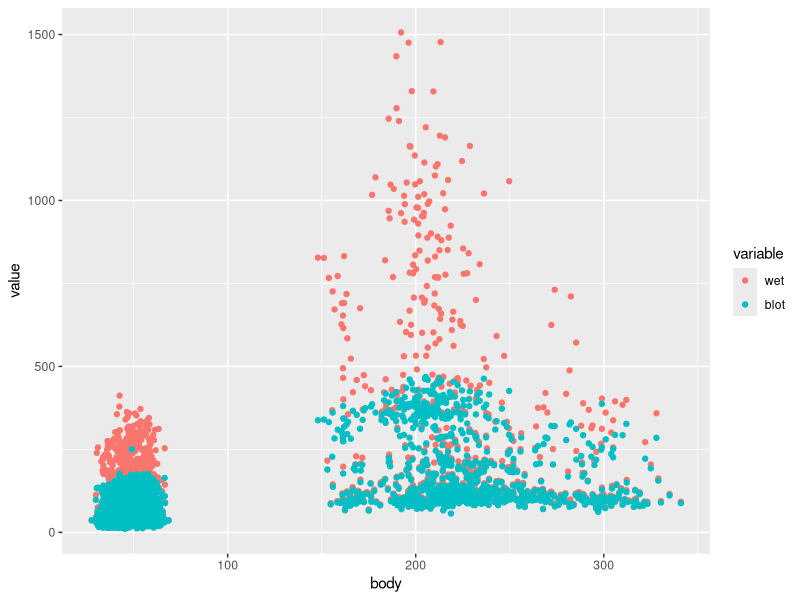
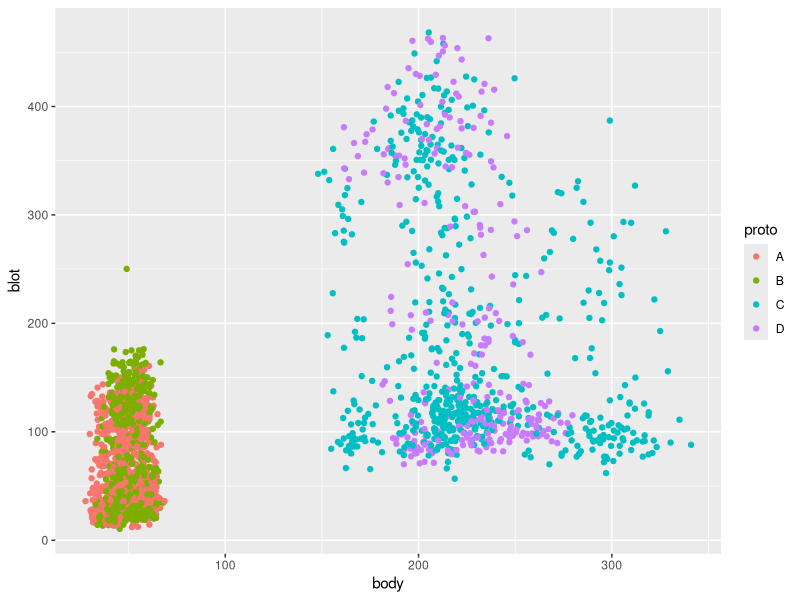
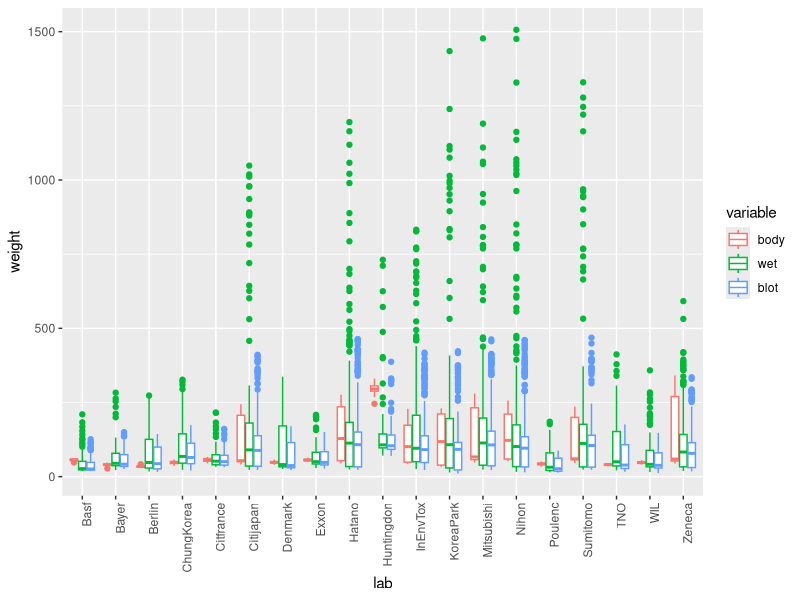
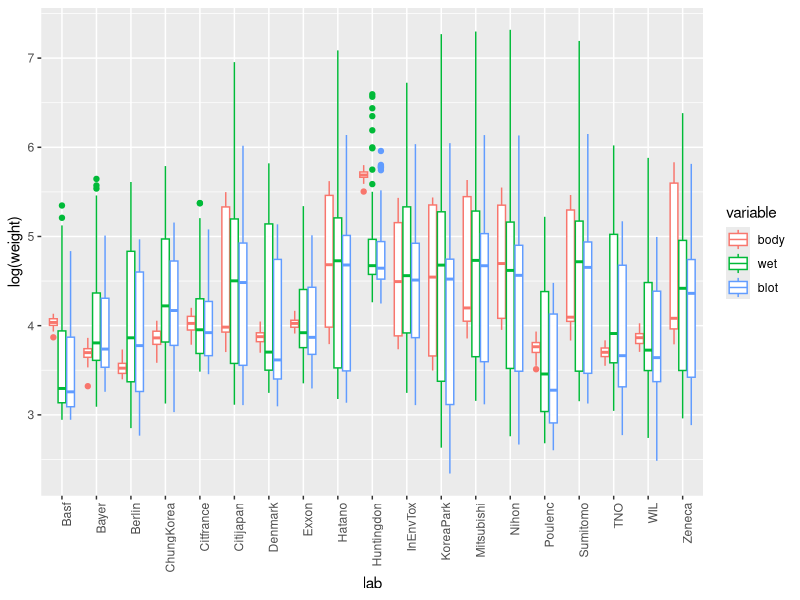
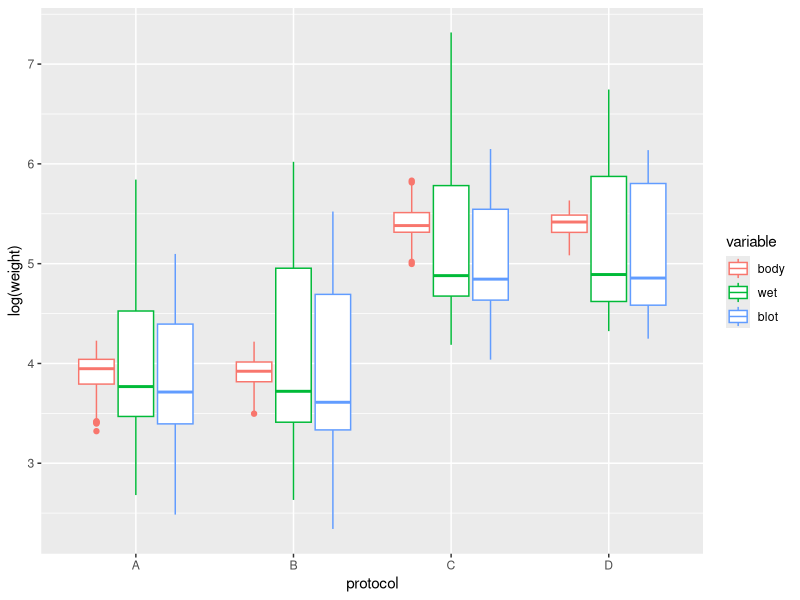
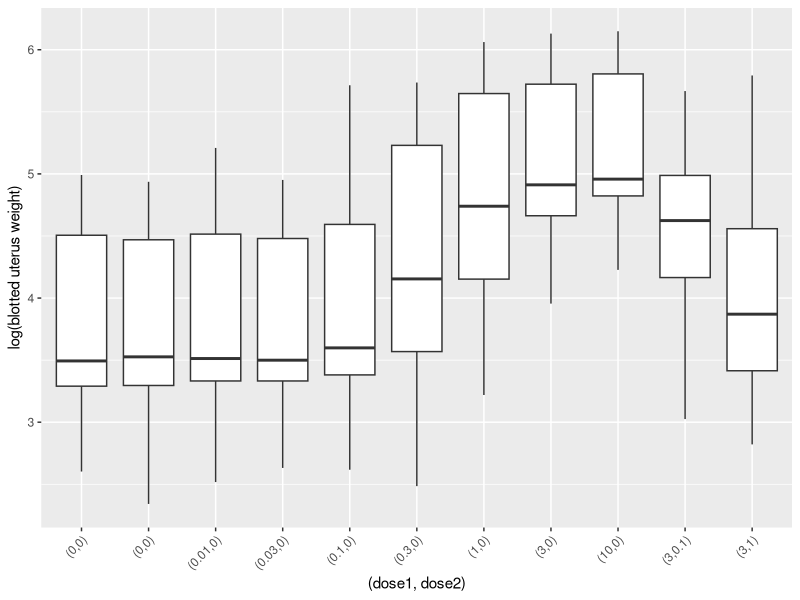
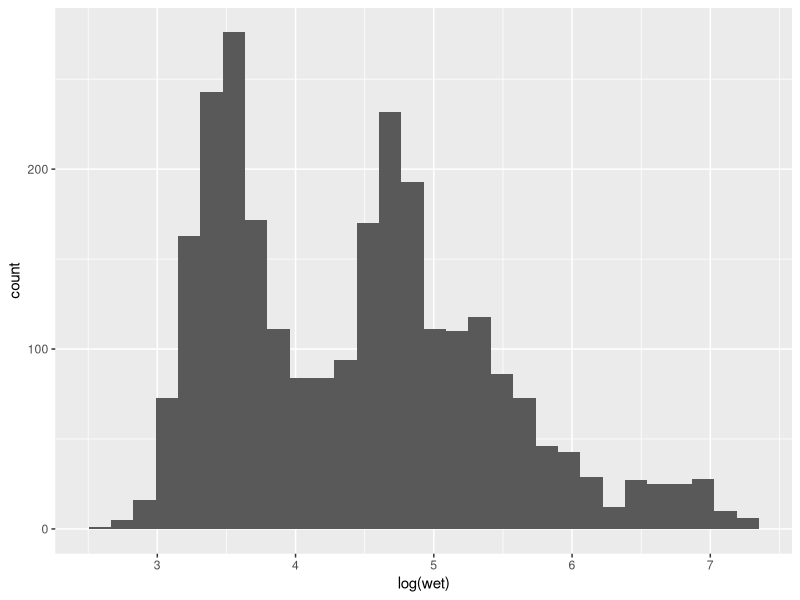
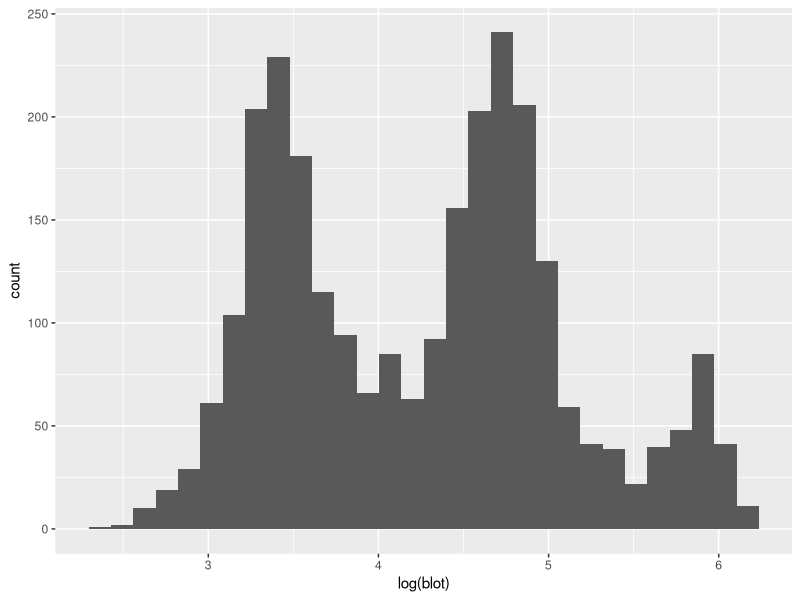

Write R code to recreate these figures, in order.
## ---- chunk 1
knitr::opts_chunk$set(echo = TRUE)
library(ggplot2); library(dplyr); library(reshape2); library(knitr)
## ---- chunk 2
dat <- read.table("alllabs.txt", header = TRUE, stringsAsFactors = FALSE, na.strings = ".")
dat <- dat[!(is.na(dat$blot) | is.na(dat$body)),]
weights <- dat[,c("body", "wet", "blot")]
weights_long <- melt(weights, id = "body")
## ---- chunk 3
ggplot(data = weights_long, 
       mapping = aes(x=body, y=value, color=variable)
      ) + geom_point()
## ---- chunk 4
grpweights <- dat[,c("body", "blot","lab", "proto", "group")]

ggplot(data = grpweights, 
       mapping = aes(x=body, y=blot, color=proto)
) + geom_point()
## ---- chunk 5
labweights <- dat[,c("body", "wet", "blot", "lab")]
labweights_long <- melt(labweights, id="lab")
ggplot(data = labweights_long,
       mapping = aes(x=lab, y=value, color = variable)) +
  geom_boxplot() + 
  ylab("weight") + 
  theme(axis.text.x = element_text(angle = 90, hjust=1))
ggplot(data = labweights_long,
       mapping = aes(x=lab, y=log(value), color = variable)) + 
  geom_boxplot() + 
  ylab("log(weight)") + 
  theme(axis.text.x = element_text(angle = 90, hjust=1))
## ---- chunk 6
protoweights <- dat[,c("body", "wet", "blot", "proto")]
protoweights_long <- melt(protoweights, id="proto")
ggplot(data = protoweights_long,
       mapping = aes(x=proto, y=log(value), color = variable)) + 
  geom_boxplot() +
  ylab("log(weight)") + 
  xlab("protocol")

## ---- chunk 7
dosage_groups <-  dat %>% 
                  group_by(group) %>% 
                  summarize(dose1 = unique(dose1), 
                            dose2 = unique(dose2),
                            A = sum(proto == "A"),
                            B = sum(proto == "B"),
                            C = sum(proto == "C"),
                            D = sum(proto == "D")
                  ) %>% as.data.frame()
kable(dosage_groups)
doselabels <- apply(dosage_groups[,c("dose1", "dose2")], 1, paste, collapse = ",") %>% paste("(", ., ")", sep="")

ggplot(data = dat ,
       mapping=aes(x=as.factor(group), y=log(blot))) + 
  geom_boxplot() + 
  ylab("log(blotted uterus weight)") + 
  xlab("(dose1, dose2)") + 
  scale_x_discrete(labels = doselabels) + 
  theme(axis.text.x = element_text(angle = 45, hjust=1))

## ---- chunk 8
par(mfrow=c(1,2))
ggplot(dat,
       aes(x=log(wet))) + geom_histogram()
ggplot(dat,
       aes(x=log(blot))) + geom_histogram()
ggplot(dat[dat$proto %in% c("A", "B"),],
       aes(x=log(wet))) + geom_histogram()
ggplot(dat[dat$proto %in% c("C", "D"),],
       aes(x=log(blot))) + geom_histogram()
par(mfrow=c(1,1))
## ---- chunk 9
labweights <- dat[,c("blot", "lab")]
names(labweights)
labweights_long <- melt(labweights, id="lab")
ggplot(data = labweights_long,
       mapping = aes(x=lab, y=log(value))
       ) + geom_boxplot() + theme(axis.text.x = element_text(angle=90))
